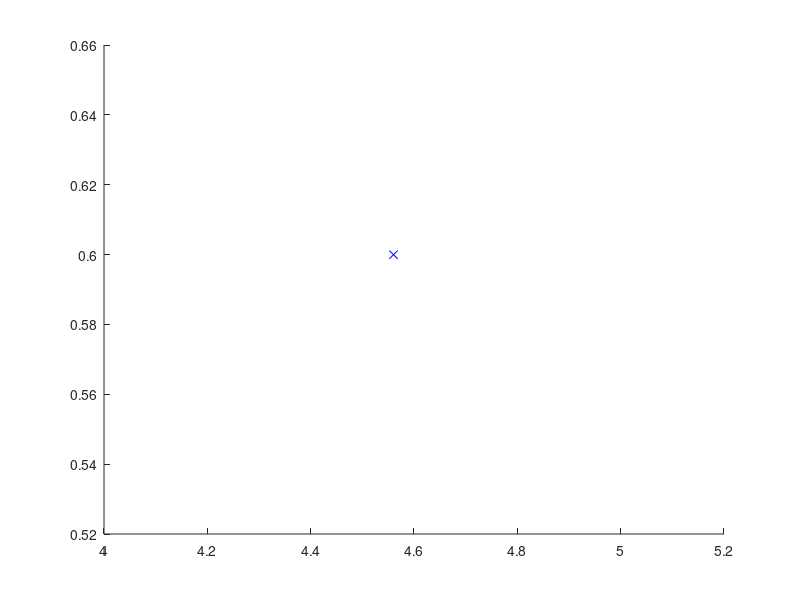

MATLAB code for this plot: (Note: this script raises an error after producing the figure.)
% Nonlinear programming examples
clear all;  clc

global n m N T dt xd obs pF vd_cnst withobs endonly

%% Optimization problem definition
% Number of optimization variables per timestep: n states and m inputs
n = 3;
m = 2;
N = (n+m);

% Example #1 Basic tracking of sinusoidal desired trajectory
% withobs = 0;
% endonly = 0;
% Example #2 Tracking of sinusoidal desired trajectory with obstacles
withobs = 1;
endonly = 0;
% Example #3 Navigating to a destination (with or without obstacles from
% above)
% withobs = 1;
% endonly = 1;

% Time steps
T = 10;  % 20; 40;
dt = 1;
% Desired trajectory
xd = [0:dt:(T-1)*dt; sin(0.3*[0:dt:(T-1)*dt]);zeros(size(0:dt:(T-1)*dt))]';
% Initial position
p0 = [0 2 0];
% Maximum velocity
vd_cnst = 1;

% Add obstacles
if (withobs)
    % Set up environment
    posMinBound = [0 -1];
    posMaxBound = [9 3];
    numObsts = 8;
end

% Add end point constraint
if (endonly)
    T = 10;
    dt = 1;
    pF = [ 9 0 0.5];
end 

% Initial solution
x0 = zeros(N*T,1);
x0(1:N:end) = p0(1);
x0(2:N:end) = p0(2);
x0(3:N:end) = p0(3);
x0(4:N:end) = 0;
x0(5:N:end) = 0;

% Constraints
A = [];
B = [];
Aeq = zeros(3,N*T);
Aeq(1:3,1:3) = eye(3);
Beq = p0';

% State and input bounds
LB = -100*ones(N*T,1);
LB(4:N:end) = 0;
LB(5:N:end) = -1.5;

UB = 100*ones(N*T,1);
UB(4:N:end) = 2;
UB(5:N:end) = 1.5;

% Define random round obstacles
if (withobs)
    range = (posMaxBound-posMinBound);
    obs = rand(numObsts,2);
    obs(:,1) = posMinBound(1)+range(1)*obs(:,1);
    obs(:,2) = posMinBound(2)+range(2)*obs(:,2);
    for i=1:numObsts
        for j=1:numObsts
            dist(i,j) = norm(obs(i,:)-obs(j,:));
        end
        dist(i,numObsts+1) = norm(obs(i,:)-p0(1:2));
        radius(i) = min(dist(i,[1:i-1 i+1:end]))/2.5;
    end
    obs = [obs radius'];
end


figure(1); clf; hold on;
if (withobs)
        for i=1:numObsts
        plot(obs(i,1), obs(i,2),'bx');
        circle(1, obs(i,:), radius(i));
    end
    axis equal
end
if (~endonly)
    plot(xd(:,1), xd(:,2), 'ro--')
else
    plot(pF(1),pF(2),'ro')
end
title('Nonlinear programming motion planning')
drawnow();

% Solve nonlinear program
options = optimset('display', 'off','maxfunevals',50000);
tic;
[X,FVAL,EXITFLAG,OUTPUT,LAMBDA] = fmincon(@(x) cost(x),x0,A,B,Aeq,Beq,LB,UB,@(x) constraints(x), options);
toc;
% Rename results
x = X(1:N:end);
y = X(2:N:end);
th = X(3:N:end);
v = X(4:N:end);
w = X(5:N:end);

% Plot trajectory
figure(1); hold on;
plot(x,y,'bx-');

% Plot time series data
figure(2);clf; hold all;
plot(1:T,x)
plot(1:T,y)
plot(1:T,th)
plot(1:T,v)
plot(1:T,w)
title('NLP State evolution')
xlabel ('Time (s)')
ylabel ('State');
legend ('x','y','\theta', 'v', '\omega')
